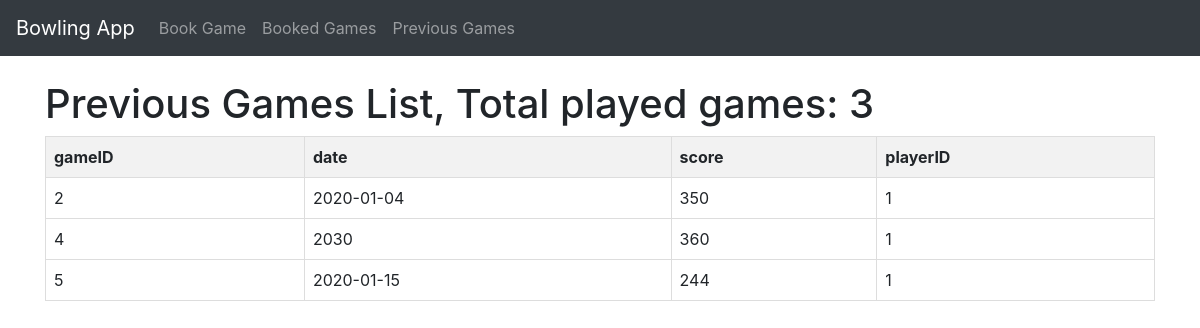
Before: /previous_games (signed in) with the older database file.
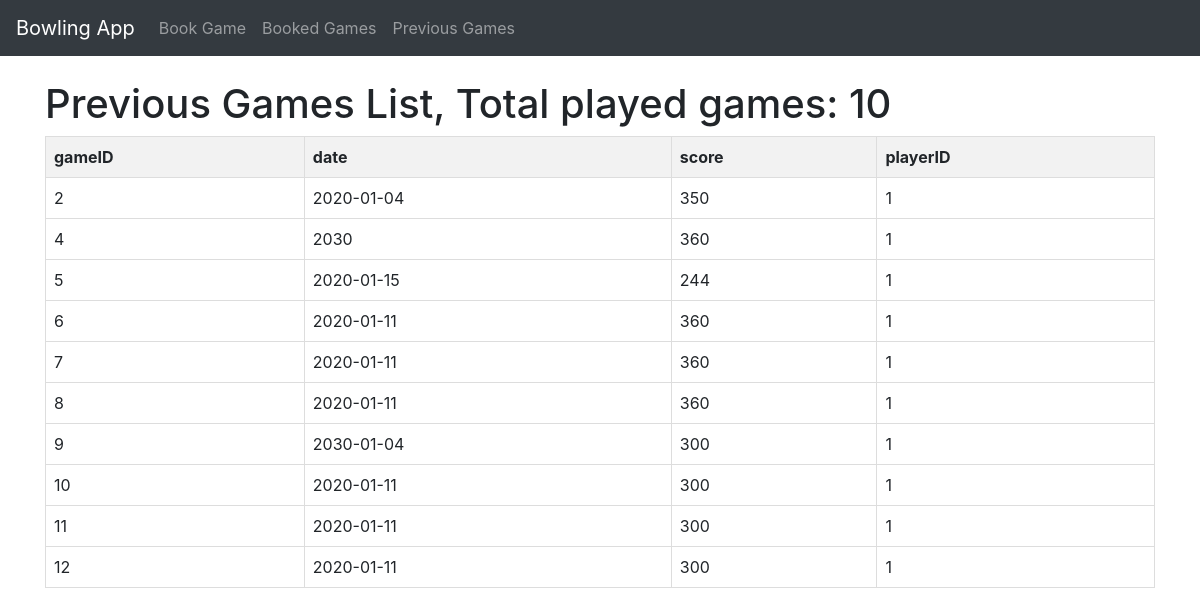
After: the same page with the newer database file.
### tables this page shows
CREATE TABLE PreviousGames (gameID INTEGER PRIMARY KEY AUTOINCREMENT, date date, score INTEGER, playerID REFERENCES Players (playerID));

### app.py (the view)
@app.route("/previous_games", methods=["GET"])
def show_previous_games():
    player_ID = session["player_id"]
    return render_template("previous_games.html", previousGames=query_db('SELECT * FROM previousGames WHERE playerID = ?', [player_ID]),
                           numOfGames=query_db('SELECT COUNT(?) AS numOfGames FROM previousGames WHERE playerID = ? GROUP BY playerID ',[player_ID, player_ID]))

### test.py (called while the page is built)
def get_db():
    db = getattr(g, '_database', None)
    if db is None:
        db = g._database = sqlite3.connect(DATABASE)
        db.row_factory = sqlite3.Row
    return db

def query_db(query, args=(), one=False, commit=False):
    if commit:
        db = get_db()
        cur = db.execute(query, args)
        db.commit()
        cur.close
        return None
    cur = get_db().execute(query, args)
    rv = cur.fetchall()
    cur.close()
    return (rv[0] if rv else None) if one else rv

### template/previous_games.html (shortened to what this page needs)
<!DOCTYPE html>
<html lang="en">
<head>
    <link rel="stylesheet" href="https://maxcdn.bootstrapcdn.com/bootstrap/4.5.2/css/bootstrap.min.css">
</head>
<body>
    <nav class="navbar navbar-expand-lg navbar-dark bg-dark">
        <a class="navbar-brand" href="/logged_in">Bowling App</a>
        <div class="collapse navbar-collapse" id="navbarNav">
            <ul class="navbar-nav">
                <li class="nav-item">
                    <a class="nav-link" href="/book_game">Book Game</a>
                </li>
                <li class="nav-item">
                    <a class="nav-link" href="/booked_games">Booked Games</a>
                </li>
                <li class="nav-item">
                    <a class="nav-link" href="/previous_games">Previous Games</a>
                </li>
            </ul>
        </div>
    </nav>
    <div class="container mt-4">
        {% for num in numOfGames %}
            <h1>Previous Games List, Total played games: {{num['numOfGames']}}</h1>
        {% endfor %}
        <table>
            <thead>
                <tr>
                    <th>gameID</th>
                    <th>date</th>
                    <th>score</th>
                    <th>playerID</th>
                </tr>
            </thead>
            <tbody>
                {% for game in previousGames %}
                    <tr>
                        <td>{{ game['gameID'] }}</td>
                        <td>{{ game['date'] }}</td>
                        <td>{{ game['score'] }}</td>
                        <td>{{ game['playerID'] }}</td>
                    </tr>
                {% endfor %}
            </tbody>
        </table>
    </div>
</body>
</html>

### template/previous_games.html (style rules this page uses)
table { width: 100%; border-collapse: collapse; }
th, td { border: 1px solid #ddd; padding: 8px; text-align: left; }
th { background-color: #f2f2f2; }

Changed rows visible on the page:
added PreviousGames: gameID "6", date "2020-01-11", score "360", playerID "1"
added PreviousGames: gameID "7", date "2020-01-11", score "360", playerID "1"
added PreviousGames: gameID "8", date "2020-01-11", score "360", playerID "1"
added PreviousGames: gameID "9", date "2030-01-04", score "300", playerID "1"
added PreviousGames: gameID "10", date "2020-01-11", score "300", playerID "1"
added PreviousGames: gameID "11", date "2020-01-11", score "300", playerID "1"
added PreviousGames: gameID "12", date "2020-01-11", score "300", playerID "1"
Other visible differences:
new list line: "Previous Games List, Total played games: 10"
list line gone: "Previous Games List, Total played games: 3"
